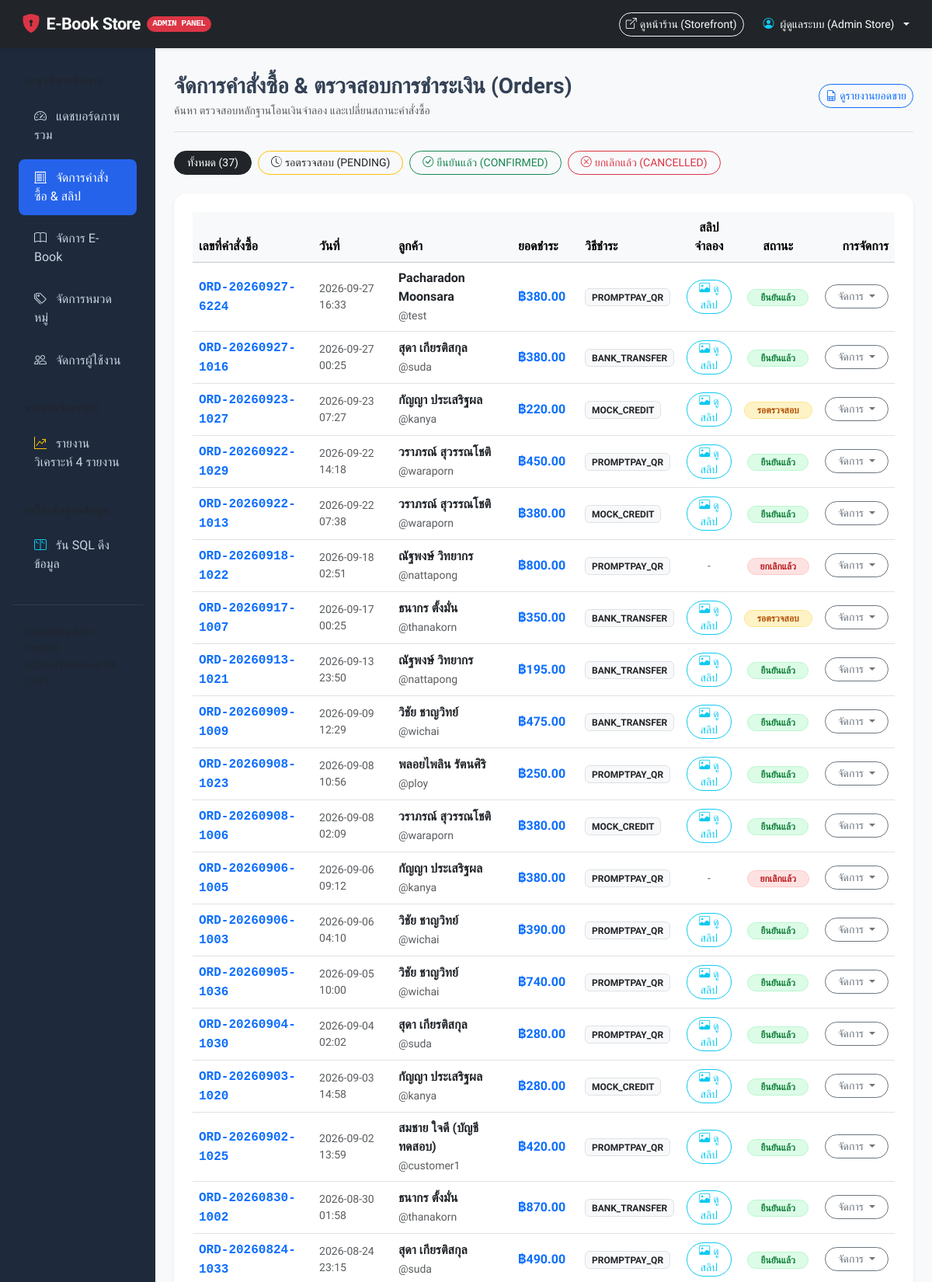
Page /admin/orders (signed in, upper part) on the committed database.
### tables this page shows
CREATE TABLE users (
    user_id INTEGER PRIMARY KEY AUTOINCREMENT,
    role_id INTEGER NOT NULL DEFAULT 1,
    username TEXT NOT NULL UNIQUE,
    email TEXT NOT NULL UNIQUE,
    password_hash TEXT NOT NULL,
    full_name TEXT NOT NULL,
    phone TEXT,
    created_at TIMESTAMP NOT NULL DEFAULT CURRENT_TIMESTAMP,
    FOREIGN KEY (role_id) REFERENCES roles(role_id) ON UPDATE CASCADE ON DELETE RESTRICT
);

CREATE TABLE payments (
    payment_id INTEGER PRIMARY KEY AUTOINCREMENT,
    order_id INTEGER NOT NULL UNIQUE,
    payment_method TEXT NOT NULL CHECK(payment_method IN ('PROMPTPAY_QR', 'BANK_TRANSFER', 'MOCK_CREDIT')),
    amount REAL NOT NULL CHECK(amount >= 0),
    slip_image TEXT,
    payment_date TIMESTAMP NOT NULL DEFAULT CURRENT_TIMESTAMP,
    payment_status TEXT NOT NULL DEFAULT 'PENDING' CHECK(payment_status IN ('PENDING', 'VERIFIED', 'REJECTED')),
    admin_notes TEXT,
    FOREIGN KEY (order_id) REFERENCES orders(order_id) ON UPDATE CASCADE ON DELETE CASCADE
);

CREATE TABLE orders (
    order_id INTEGER PRIMARY KEY AUTOINCREMENT,
    order_number TEXT NOT NULL UNIQUE,
    user_id INTEGER NOT NULL,
    total_amount REAL NOT NULL CHECK(total_amount >= 0),
    status TEXT NOT NULL DEFAULT 'PENDING' CHECK(status IN ('PENDING', 'CONFIRMED', 'CANCELLED')),
    order_date TIMESTAMP NOT NULL DEFAULT CURRENT_TIMESTAMP,
    notes TEXT,
    FOREIGN KEY (user_id) REFERENCES users(user_id) ON UPDATE CASCADE ON DELETE RESTRICT
);

### app.py (the view)
@app.route('/admin/orders')
@admin_required
def admin_orders():
    status_filter = request.args.get('status', 'all')
    conn = get_db()
    sql = """
        SELECT o.*, u.full_name, u.username, u.email,
               p.payment_method, p.payment_status, p.slip_image, p.payment_id
        FROM orders o
        JOIN users u ON o.user_id = u.user_id
        LEFT JOIN payments p ON o.order_id = p.order_id
    """
    params = []
    if status_filter != 'all':
        sql += " WHERE o.status = ?"
        params.append(status_filter)
    sql += " ORDER BY o.order_date DESC"
    orders = conn.execute(sql, params).fetchall()
    conn.close()
    return render_template('admin/orders.html', orders=orders, current_filter=status_filter)

### app.py (called while the page is built)
def get_db():
    conn = sqlite3.connect(DB_PATH)
    conn.row_factory = sqlite3.Row
    conn.execute("PRAGMA foreign_keys = ON;")
    return conn

def admin_required(f):
    @wraps(f)
    def decorated_function(*args, **kwargs):
        if 'user_id' not in session or session.get('role_name') != 'admin':
            flash('หน้านี้สำหรับผู้ดูแลระบบ (Admin) เท่านั้น', 'danger')
            return redirect(url_for('index'))
        return f(*args, **kwargs)
    return decorated_function

### templates/admin/orders.html (shortened to what this page needs)
{% extends 'admin/base_admin.html' %}
{% block admin_content %}
<div class="d-flex justify-content-between flex-wrap flex-md-nowrap align-items-center pt-2 pb-3 mb-4 border-bottom">
    <div>
        <h2 class="h3 fw-bold mb-1">จัดการคำสั่งซื้อ & ตรวจสอบการชำระเงิน (Orders)</h2>
        <p class="text-muted small mb-0">ค้นหา ตรวจสอบหลักฐานโอนเงินจำลอง และเปลี่ยนสถานะคำสั่งซื้อ</p>
    </div>
    <div class="btn-toolbar mb-2 mb-md-0">
        <a href="{{ url_for('admin_reports') }}" class="btn btn-outline-primary btn-sm rounded-pill">
            <i class="bi bi-file-earmark-spreadsheet me-1"></i>ดูรายงานยอดขาย
        </a>
    </div>
</div>
<div class="d-flex flex-wrap gap-2 mb-4">
    <a href="{{ url_for('admin_orders', status='all') }}" class="btn btn-sm rounded-pill px-3 {% if current_filter == 'all' %}btn-dark{% else %}btn-outline-secondary{% endif %}">
        ทั้งหมด ({{ orders|length if current_filter == 'all' else 'All' }})
    </a>
    <a href="{{ url_for('admin_orders', status='PENDING') }}" class="btn btn-sm rounded-pill px-3 {% if current_filter == 'PENDING' %}btn-warning text-dark fw-bold{% else %}btn-outline-warning text-dark{% endif %}">
        <i class="bi bi-clock-history me-1"></i>รอตรวจสอบ (PENDING)
    </a>
    <a href="{{ url_for('admin_orders', status='CONFIRMED') }}" class="btn btn-sm rounded-pill px-3 {% if current_filter == 'CONFIRMED' %}btn-success fw-bold{% else %}btn-outline-success{% endif %}">
        <i class="bi bi-check-circle me-1"></i>ยืนยันแล้ว (CONFIRMED)
    </a>
    <a href="{{ url_for('admin_orders', status='CANCELLED') }}" class="btn btn-sm rounded-pill px-3 {% if current_filter == 'CANCELLED' %}btn-danger fw-bold{% else %}btn-outline-danger{% endif %}">
        <i class="bi bi-x-circle me-1"></i>ยกเลิกแล้ว (CANCELLED)
    </a>
</div>
<div class="card border-0 shadow-sm rounded-4 p-4 bg-white">
    <div class="table-responsive">
        <table class="table table-hover align-middle">
            <thead class="table-light">
                <tr>
                    <th>เลขที่คำสั่งซื้อ</th>
                    <th>วันที่</th>
                    <th>ลูกค้า</th>
                    <th>ยอดชำระ</th>
                    <th>วิธีชำระ</th>
                    <th class="text-center">สลิปจำลอง</th>
                    <th class="text-center">สถานะ</th>
                    <th class="text-end">การจัดการ</th>
                </tr>
            </thead>
            <tbody>
                {% for ord in orders %}
                <tr>
                    <td>
                        <a href="{{ url_for('admin_order_view', order_id=ord.order_id) }}" class="fw-bold font-monospace text-decoration-none">
                            {{ ord.order_number }}
                        </a>
                    </td>
                    <td class="text-muted small">{{ ord.order_date[:16] }}</td>
                    <td>
                        <div class="fw-semibold text-dark">{{ ord.full_name }}</div>
                        <small class="text-muted">@{{ ord.username }}</small>
                    </td>
                    <td class="fw-bold text-primary">฿{{ "%.2f"|format(ord.total_amount) }}</td>
                    <td>
                        <span class="badge bg-light text-dark border small">
                            {{ ord.payment_method }}
                        </span>
                    </td>
                    <td class="text-center">
                        {% if ord.slip_image %}
                        <a href="{{ ord.slip_image }}" target="_blank" class="btn btn-outline-info btn-sm py-0 px-2 rounded-pill" title="คลิกเพื่อดูภาพเต็ม">
                            <i class="bi bi-image me-1"></i>ดูสลิป
                        </a>
                        {% else %}
                        <span class="text-muted small">-</span>
                        {% endif %}
                    </td>
                    <td class="text-center">
                        {% if ord.status == 'CONFIRMED' %}
                            <span class="badge badge-status-confirmed px-3 py-1 rounded-pill">ยืนยันแล้ว</span>
                        {% elif ord.status == 'PENDING' %}
                            <span class="badge badge-status-pending px-3 py-1 rounded-pill">รอตรวจสอบ</span>
                        {% else %}
                            <span class="badge badge-status-cancelled px-3 py-1 rounded-pill">ยกเลิกแล้ว</span>
                        {% endif %}
                    </td>
                    <td class="text-end">
                        <div class="dropdown d-inline">
                            <button class="btn btn-sm btn-outline-secondary rounded-pill dropdown-toggle px-3" type="button" data-bs-toggle="dropdown">
                                จัดการ
                            </button>
                        </div>
                    </td>
                </tr>
                {% endfor %}
            </tbody>
        </table>
    </div>
</div>
{% endblock %}

### templates/admin/base_admin.html (shortened to what this page needs)
<!DOCTYPE html>
<html lang="th">
<head>
    <link href="https://cdn.jsdelivr.net/npm/bootstrap@5.3.3/dist/css/bootstrap.min.css" rel="stylesheet">
    <link href="https://cdn.jsdelivr.net/npm/bootstrap-icons@1.11.3/font/bootstrap-icons.min.css" rel="stylesheet">
    <link href="{{ url_for('static', filename='css/custom.css') }}" rel="stylesheet">
</head>
<body class="bg-light">
    <header class="navbar navbar-dark bg-dark sticky-top p-2 shadow-sm">
        <div class="container-fluid">
            <a class="navbar-brand d-flex align-items-center gap-2 px-2" href="{{ url_for('admin_dashboard') }}">
                <i class="bi bi-shield-lock-fill text-danger fs-4"></i>
                <span class="fw-bold">E-Book Store</span>
                <span class="badge bg-danger rounded-pill font-monospace" style="font-size: 0.7rem;">ADMIN PANEL</span>
            </a>
            <div class="d-flex align-items-center gap-3">
                <a href="{{ url_for('index') }}" class="btn btn-outline-light btn-sm rounded-pill" target="_blank">
                    <i class="bi bi-box-arrow-up-right me-1"></i>ดูหน้าร้าน (Storefront)
                </a>
                <div class="dropdown">
                    <button class="btn btn-dark dropdown-toggle btn-sm d-flex align-items-center gap-2" type="button" data-bs-toggle="dropdown">
                        <i class="bi bi-person-circle text-info"></i>
                        <span>{{ current_user.full_name }}</span>
                    </button>
                </div>
            </div>
        </div>
    </header>
    <div class="container-fluid">
        <div class="row">
            <nav class="col-md-3 col-lg-2 d-md-block admin-sidebar collapse show p-3" id="sidebarMenu">
                <div class="position-sticky pt-2">
                    <div class="text-uppercase small fw-bold px-3 py-2 text-muted" style="letter-spacing: 1px;">เมนูบริหารจัดการ</div>
                    <ul class="nav flex-column">
                        <li class="nav-item">
                            <a class="nav-link {% if request.path == url_for('admin_dashboard') %}active{% endif %}" href="{{ url_for('admin_dashboard') }}">
                                <i class="bi bi-speedometer2 me-2"></i> แดชบอร์ดภาพรวม
                            </a>
                        </li>
                        <li class="nav-item">
                            <a class="nav-link {% if '/admin/orders' in request.path %}active{% endif %}" href="{{ url_for('admin_orders') }}">
                                <i class="bi bi-receipt-cutoff me-2"></i> จัดการคำสั่งซื้อ & สลิป
                            </a>
                        </li>
                        <li class="nav-item">
                            <a class="nav-link {% if '/admin/ebooks' in request.path %}active{% endif %}" href="{{ url_for('admin_ebooks') }}">
                                <i class="bi bi-book me-2"></i> จัดการ E-Book
                            </a>
                        </li>
                        <li class="nav-item">
                            <a class="nav-link {% if '/admin/categories' in request.path %}active{% endif %}" href="{{ url_for('admin_categories') }}">
                                <i class="bi bi-tags me-2"></i> จัดการหมวดหมู่
                            </a>
                        </li>
                        <li class="nav-item">
                            <a class="nav-link {% if '/admin/users' in request.path %}active{% endif %}" href="{{ url_for('admin_users') }}">
                                <i class="bi bi-people me-2"></i> จัดการผู้ใช้งาน
                            </a>
                        </li>
                        <div class="text-uppercase small fw-bold px-3 py-2 mt-3 text-muted" style="letter-spacing: 1px;">รายงานวิเคราะห์</div>
                        <li class="nav-item">
                            <a class="nav-link {% if '/admin/reports' in request.path %}active{% endif %}" href="{{ url_for('admin_reports') }}">
                                <i class="bi bi-graph-up-arrow me-2 text-warning"></i> รายงานวิเคราะห์ 4 รายงาน
                            </a>
                        </li>
                        <div class="text-uppercase small fw-bold px-3 py-2 mt-3 text-muted" style="letter-spacing: 1px;">เครื่องมือฐานข้อมูล</div>
                        <li class="nav-item">
                            <a class="nav-link {% if '/admin/sql' in request.path %}active{% endif %}" href="{{ url_for('admin_sql') }}">
                                <i class="bi bi-terminal-split me-2 text-info"></i> รัน SQL ดึงข้อมูล
                            </a>
                        </li>
                    </ul>
                    <hr class="text-secondary my-4">
                    <div class="px-3 text-muted small">
                        <div>Database Mini Project</div>
                        <small>SQLite3 Relational DB (3NF)</small>
                    </div>
                </div>
            </nav>
            <main class="col-md-9 ms-sm-auto col-lg-10 px-md-4 py-4">
                {% block admin_content %}{% endblock %}
            </main>
        </div>
    </div>
</body>
</html>

### static/css/custom.css (style rules this page uses)
:root { --primary-color: #2563eb; --primary-hover: #1d4ed8; --secondary-color: #0d9488; --accent-color: #f59e0b; --dark-bg: #0f172a; --card-shadow: 0 4px 6px -1px rgba(0, 0, 0, 0.1), 0 2px 4px -2px rgba(0, 0, 0, 0.1); --card-shadow-hover: 0 20px 25px -5px rgba(0, 0, 0, 0.1), 0 8px 10px -6px rgba(0, 0, 0, 0.1); }
body { font-family: 'Prompt', -apple-system, BlinkMacSystemFont, "Segoe UI", Roboto, sans-serif; background-color: #f8fafc; color: #334155; min-height: 100vh; display: flex; flex-direction: column; }
.navbar-brand { font-weight: 700; font-size: 1.35rem; letter-spacing: -0.5px; }
.navbar { box-shadow: 0 1px 3px 0 rgba(0, 0, 0, 0.1); }
.badge-status-confirmed { background-color: #dcfce7; color: #15803d; border: 1px solid #bbf7d0; }
.badge-status-pending { background-color: #fef3c7; color: #b45309; border: 1px solid #fde68a; }
.badge-status-cancelled { background-color: #fee2e2; color: #b91c1c; border: 1px solid #fecaca; }
.admin-sidebar { background-color: #1e293b; min-height: 100vh; color: #94a3b8; }
.admin-sidebar .nav-link { color: #cbd5e1; font-weight: 400; padding: 0.75rem 1.25rem; border-radius: 8px; margin: 0.2rem 0.5rem; transition: all 0.2s; }
.admin-sidebar .nav-link:hover, .admin-sidebar .nav-link.active { background-color: #334155; color: #ffffff; }
.admin-sidebar .nav-link.active { background-color: #2563eb; }

### rows in the picture
users: full_name "ผู้ดูแลระบบ (Admin Store)"
payments: order_number "ORD-20260927-6224", order_date "2026-09-27 16:33", full_name "Pacharadon Moonsara", username "test", payment_method "PROMPTPAY_QR", shows "ยืนยันแล้ว"
orders: total_amount "380.00"
payments: order_number "ORD-20260927-1016", order_date "2026-09-27 00:25", full_name "สุดา เกียรติสกุล", username "suda", payment_method "BANK_TRANSFER", shows "ยืนยันแล้ว"
orders: total_amount "380.00"
payments: order_number "ORD-20260923-1027", order_date "2026-09-23 07:27", full_name "กัญญา ประเสริฐผล", username "kanya", payment_method "MOCK_CREDIT", shows "รอตรวจสอบ"
orders: total_amount "220.00"
payments: order_number "ORD-20260922-1029", order_date "2026-09-22 14:18", full_name "วราภรณ์ สุวรรณโชติ", username "waraporn", payment_method "PROMPTPAY_QR", shows "ยืนยันแล้ว"
orders: total_amount "450.00"
payments: order_number "ORD-20260922-1013", order_date "2026-09-22 07:38", full_name "วราภรณ์ สุวรรณโชติ", username "waraporn", payment_method "MOCK_CREDIT", shows "ยืนยันแล้ว"
orders: total_amount "380.00"
payments: order_number "ORD-20260918-1022", order_date "2026-09-18 02:51", full_name "ณัฐพงษ์ วิทยากร", username "nattapong", payment_method "PROMPTPAY_QR", shows "ยกเลิกแล้ว"
orders: total_amount "800.00"
payments: order_number "ORD-20260917-1007", order_date "2026-09-17 00:25", full_name "ธนากร ตั้งมั่น", username "thanakorn", payment_method "BANK_TRANSFER", shows "รอตรวจสอบ"
orders: total_amount "350.00"
payments: order_number "ORD-20260913-1021", order_date "2026-09-13 23:50", full_name "ณัฐพงษ์ วิทยากร", username "nattapong", payment_method "BANK_TRANSFER", shows "ยืนยันแล้ว"
orders: total_amount "195.00"
payments: order_number "ORD-20260909-1009", order_date "2026-09-09 12:29", full_name "วิชัย ชาญวิทย์", username "wichai", payment_method "BANK_TRANSFER", shows "ยืนยันแล้ว"
orders: total_amount "475.00"
payments: order_number "ORD-20260908-1023", order_date "2026-09-08 10:56", full_name "พลอยไพลิน รัตนศิริ", username "ploy", payment_method "PROMPTPAY_QR", shows "ยืนยันแล้ว"
orders: total_amount "250.00"
payments: order_number "ORD-20260908-1006", order_date "2026-09-08 02:09", full_name "วราภรณ์ สุวรรณโชติ", username "waraporn", payment_method "MOCK_CREDIT", shows "ยืนยันแล้ว"
orders: total_amount "380.00"
payments: order_number "ORD-20260906-1005", order_date "2026-09-06 09:12", full_name "กัญญา ประเสริฐผล", username "kanya", payment_method "PROMPTPAY_QR", shows "ยกเลิกแล้ว"
orders: total_amount "380.00"
payments: order_number "ORD-20260906-1003", order_date "2026-09-06 04:10", full_name "วิชัย ชาญวิทย์", username "wichai", payment_method "PROMPTPAY_QR", shows "ยืนยันแล้ว"
orders: total_amount "390.00"
payments: order_number "ORD-20260905-1036", order_date "2026-09-05 10:00", full_name "วิชัย ชาญวิทย์", username "wichai", payment_method "PROMPTPAY_QR", shows "ยืนยันแล้ว"
orders: total_amount "740.00"
payments: order_number "ORD-20260904-1030", order_date "2026-09-04 02:02", full_name "สุดา เกียรติสกุล", username "suda", payment_method "PROMPTPAY_QR", shows "ยืนยันแล้ว"
orders: total_amount "280.00"
payments: order_number "ORD-20260903-1020", order_date "2026-09-03 14:58", full_name "กัญญา ประเสริฐผล", username "kanya", payment_method "MOCK_CREDIT", shows "ยืนยันแล้ว"
orders: total_amount "280.00"
payments: order_number "ORD-20260902-1025", order_date "2026-09-02 13:59", full_name "สมชาย ใจดี (บัญชีทดสอบ)", username "customer1", payment_method "PROMPTPAY_QR", shows "ยืนยันแล้ว"
orders: total_amount "420.00"
payments: order_number "ORD-20260830-1002", order_date "2026-08-30 01:58", full_name "ธนากร ตั้งมั่น", username "thanakorn", payment_method "BANK_TRANSFER", shows "ยืนยันแล้ว"
orders: total_amount "870.00"
payments: order_number "ORD-20260824-1033", order_date "2026-08-24 23:15", full_name "สุดา เกียรติสกุล", username "suda", payment_method "PROMPTPAY_QR", shows "ยืนยันแล้ว"
orders: total_amount "490.00"

### other values in the picture
{{ orders|length if current_filter == 'all' else 'All' }} "37"
